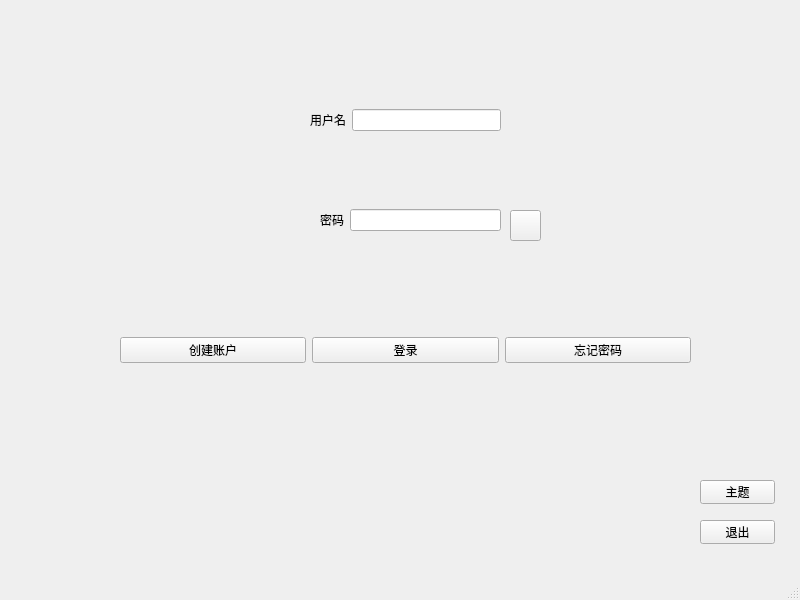
<?xml version="1.0" encoding="UTF-8"?>
<ui version="4.0">
 <class>login</class>
 <widget class="QMainWindow" name="login">
  <property name="geometry">
   <rect>
    <x>0</x>
    <y>0</y>
    <width>800</width>
    <height>600</height>
   </rect>
  </property>
  <property name="windowTitle">
   <string>MainWindow</string>
  </property>
  <widget class="QWidget" name="centralwidget">
   <widget class="QWidget" name="horizontalLayoutWidget">
    <property name="geometry">
     <rect>
      <x>310</x>
      <y>80</y>
      <width>191</width>
      <height>80</height>
     </rect>
    </property>
    <layout class="QHBoxLayout" name="horizontalLayout">
     <item>
      <widget class="QLabel" name="label">
       <property name="text">
        <string>用户名</string>
       </property>
      </widget>
     </item>
     <item>
      <widget class="QLineEdit" name="input_name">
       <property name="text">
        <string/>
       </property>
      </widget>
     </item>
    </layout>
   </widget>
   <widget class="QWidget" name="horizontalLayoutWidget_2">
    <property name="geometry">
     <rect>
      <x>320</x>
      <y>180</y>
      <width>181</width>
      <height>80</height>
     </rect>
    </property>
    <layout class="QHBoxLayout" name="horizontalLayout_2">
     <item>
      <widget class="QLabel" name="label_2">
       <property name="text">
        <string>密码</string>
       </property>
      </widget>
     </item>
     <item>
      <widget class="QLineEdit" name="input_password">
       <property name="text">
        <string/>
       </property>
      </widget>
     </item>
    </layout>
   </widget>
   <widget class="QWidget" name="horizontalLayoutWidget_3">
    <property name="geometry">
     <rect>
      <x>120</x>
      <y>310</y>
      <width>571</width>
      <height>80</height>
     </rect>
    </property>
    <layout class="QHBoxLayout" name="horizontalLayout_3">
     <item>
      <widget class="QPushButton" name="create">
       <property name="text">
        <string>创建账户</string>
       </property>
      </widget>
     </item>
     <item>
      <widget class="QPushButton" name="login_accout">
       <property name="text">
        <string>登录</string>
       </property>
      </widget>
     </item>
     <item>
      <widget class="QPushButton" name="forget">
       <property name="text">
        <string>忘记密码</string>
       </property>
      </widget>
     </item>
    </layout>
   </widget>
   <widget class="QPushButton" name="pushButton">
    <property name="geometry">
     <rect>
      <x>700</x>
      <y>520</y>
      <width>75</width>
      <height>24</height>
     </rect>
    </property>
    <property name="text">
     <string>退出</string>
    </property>
   </widget>
   <widget class="QPushButton" name="PassWordButton">
    <property name="geometry">
     <rect>
      <x>510</x>
      <y>210</y>
      <width>31</width>
      <height>31</height>
     </rect>
    </property>
    <property name="text">
     <string/>
    </property>
   </widget>
   <widget class="QLabel" name="name_pic">
    <property name="geometry">
     <rect>
      <x>250</x>
      <y>100</y>
      <width>31</width>
      <height>31</height>
     </rect>
    </property>
    <property name="text">
     <string/>
    </property>
   </widget>
   <widget class="QLabel" name="password_pic">
    <property name="geometry">
     <rect>
      <x>250</x>
      <y>200</y>
      <width>31</width>
      <height>31</height>
     </rect>
    </property>
    <property name="text">
     <string/>
    </property>
   </widget>
   <widget class="QPushButton" name="themeButton">
    <property name="geometry">
     <rect>
      <x>700</x>
      <y>480</y>
      <width>75</width>
      <height>24</height>
     </rect>
    </property>
    <property name="text">
     <string>主题</string>
    </property>
   </widget>
  </widget>
  <widget class="QMenuBar" name="menubar">
   <property name="geometry">
    <rect>
     <x>0</x>
     <y>0</y>
     <width>800</width>
     <height>22</height>
    </rect>
   </property>
  </widget>
  <widget class="QStatusBar" name="statusbar"/>
 </widget>
 <resources/>
 <connections/>
</ui>
